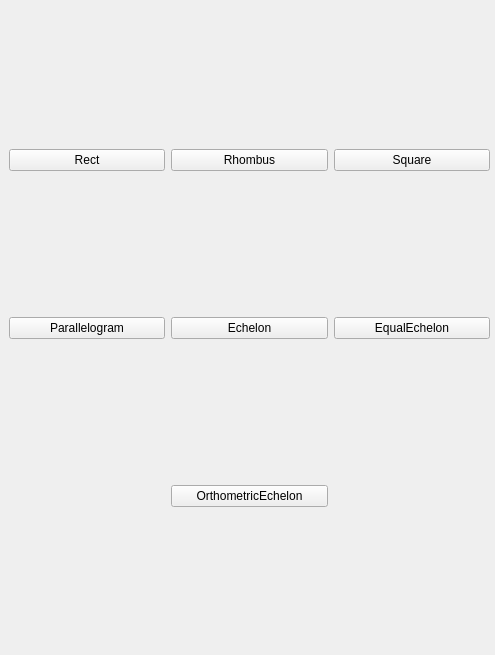
<?xml version="1.0" encoding="UTF-8"?>
<ui version="4.0">
 <class>toolView</class>
 <widget class="QWidget" name="toolView">
  <property name="geometry">
   <rect>
    <x>0</x>
    <y>0</y>
    <width>495</width>
    <height>655</height>
   </rect>
  </property>
  <property name="windowTitle">
   <string>Form</string>
  </property>
  <widget class="QWidget" name="gridLayoutWidget">
   <property name="geometry">
    <rect>
     <x>9</x>
     <y>9</y>
     <width>481</width>
     <height>641</height>
    </rect>
   </property>
   <layout class="QGridLayout" name="toolLayout">
    <item row="0" column="0">
     <widget class="QPushButton" name="rectBtn">
      <property name="text">
       <string>Rect</string>
      </property>
     </widget>
    </item>
    <item row="1" column="2">
     <widget class="QPushButton" name="equalEchelonBtn">
      <property name="text">
       <string>EqualEchelon</string>
      </property>
     </widget>
    </item>
    <item row="2" column="1">
     <widget class="QPushButton" name="OrtEchelonBtn">
      <property name="text">
       <string>OrthometricEchelon</string>
      </property>
     </widget>
    </item>
    <item row="0" column="1">
     <widget class="QPushButton" name="rhombusBtn">
      <property name="text">
       <string>Rhombus</string>
      </property>
     </widget>
    </item>
    <item row="0" column="2">
     <widget class="QPushButton" name="squareBtn">
      <property name="text">
       <string>Square</string>
      </property>
     </widget>
    </item>
    <item row="1" column="1">
     <widget class="QPushButton" name="echelonBtn">
      <property name="text">
       <string>Echelon</string>
      </property>
     </widget>
    </item>
    <item row="1" column="0">
     <widget class="QPushButton" name="parallelogramBtn">
      <property name="text">
       <string>Parallelogram</string>
      </property>
     </widget>
    </item>
   </layout>
  </widget>
 </widget>
 <resources/>
 <connections/>
</ui>
